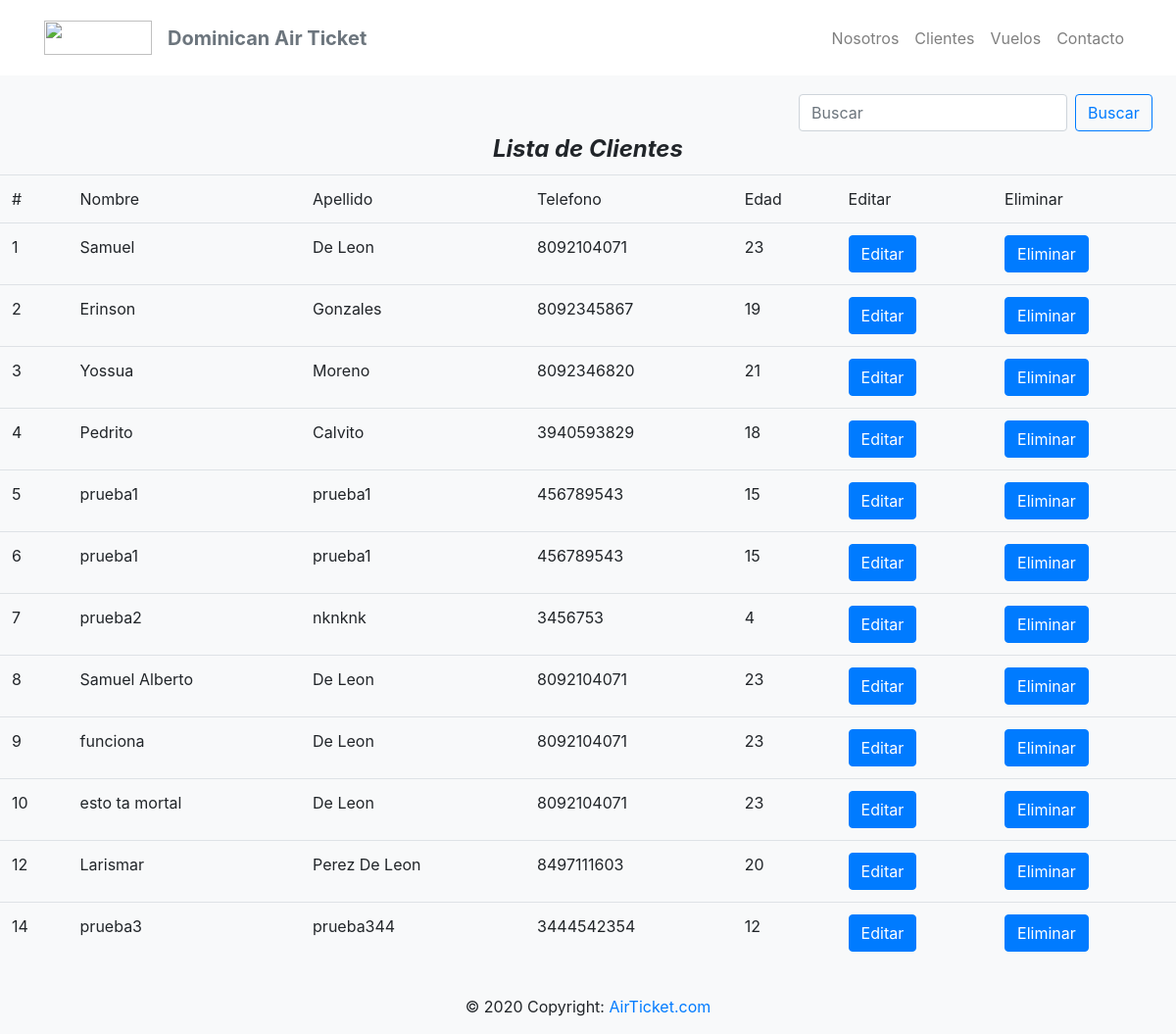
/reservar/clientes/, run on an earlier commit of the app's database.
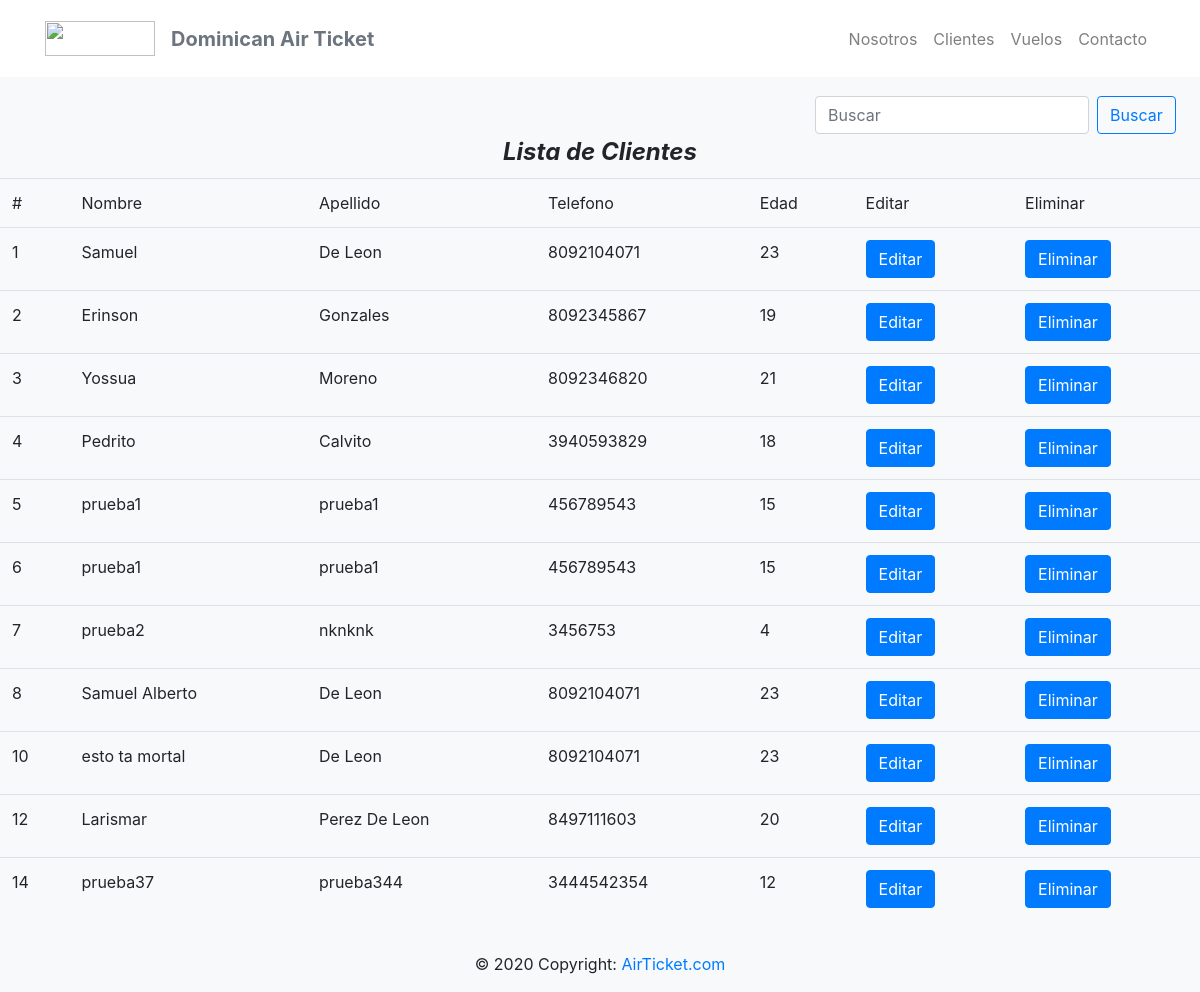
And on a later commit of the database.
### registro/models.py (models this page shows, shortened)
class Cliente(models.Model):
    nombre = models.CharField(
        max_length=50,
        validators= [MinLengthValidator(2, "Debe introducir dos caracteres")]
    )
    apellido = models.CharField(max_length=50
    )
    telefono = models.IntegerField(default=0)
    edad = models.IntegerField(default=0)

### registro/views.py (the view, shortened to what this page needs)
# urls.py: path('reservar/clientes/', views.clientes_view, name='clientes_view'),
def clientes_view(request):
    busqueda = request.GET.get("buscar")
    client = Cliente.objects.all()
    return render(request, 'clientes_view.html', {'clientes':client})

### registro/templates/clientes_view.html (shortened to what this page needs)
{% extends 'base.html' %}
{% block cont  %}
<br>
<div class="container col-md-4 offset-md-8" methond="GET" >
	<form class="form-inline my-2 my-lg-0">
		<input class="form-control mr-sm-2" type="search" placeholder="Buscar" aria-label="Search" name="buscar" value="{{ request.GET.buscar }}">
    	<button class="btn btn-outline-primary my-2 my-sm-0" type="submit">Buscar</button>
	</form>
</div>
<strong><legend class="text-center header font-italic">Lista de Clientes</legend></strong>
<table class="table table-boardered">
	<thead>
		<tr>
			<td>#</td>
			<td>Nombre</td>
			<td>Apellido</td>
			<td>Telefono</td>
			<td>Edad</td>
			<td>Editar</td>
			<td>Eliminar</td>
		</tr>
	</thead>
	<tbody>
        {% if clientes %}
        {% for cliente  in clientes %}
		<tr>
			<td>{{ cliente.id }}</td>
			<td>{{ cliente.nombre }}</td>
			<td>{{ cliente.apellido }}</td>
			<td>{{ cliente.telefono }}</td>
			<td>{{ cliente.edad }}</td>
			<td><a class="btn btn-primary btn-md" href="{% url 'clientes_edit' cliente.id %}">Editar</a></td>
			<td><a class="btn btn-primary btn-md" href="{% url 'clientes_delete' cliente.id %}">Eliminar</a></td>
		</tr>
        {% endfor %}
        {% else %}
        <h4>No hay registros</h4>
        {% endif %}
	</tbody>
</table>
{% endblock  %}

### registro/templates/base.html (shortened to what this page needs)
<!DOCTYPE html>
<html>
<head>
	<link rel="stylesheet" href="https://maxcdn.bootstrapcdn.com/bootstrap/4.0.0/css/bootstrap.min.css">
</head>
<body class="bg-light">
<nav class="navbar navbar-expand-lg navbar-light fixed-top py-3 bg-white" id="mainNav">
            <div class="container ">
                <a class="navbar-brand" href="{% url 'home' %}">
                  <img src="https://imgur.com/52ANBTK.jpg" width="110" height="35" alt="" loading="lazy">
                </a>
                <a class="navbar-brand js-scroll-trigger text-secondary" href="{% url 'home' %}"><strong>Dominican Air Ticket</strong></a>
                <div class="collapse navbar-collapse" id="navbarResponsive">
                    <ul class="navbar-nav ml-auto my-2 my-lg-0">
                        <li class="nav-item"><a class="nav-link js-scroll-trigger" href="{% url 'about' %}">Nosotros</a></li>
                        <li class="nav-item"><a class="nav-link js-scroll-trigger" href="{% url 'reservar' %}">Clientes</a></li>
                        <li class="nav-item"><a class="nav-link js-scroll-trigger" href="{% url 'vuelo' %}">Vuelos</a></li>
                        <li class="nav-item"><a class="nav-link js-scroll-trigger" href="{% url 'contac' %}">Contacto</a></li>
                    </ul>
                </div>
            </div>
</nav>
<br>
<br>
<br>
	{% block cont %}
	{% endblock %}
<footer class="page-footer font-small blue">
  <div class="footer-copyright text-center py-3">© 2020 Copyright:
    <a href="#"> AirTicket.com</a>
  </div>
</footer>
</body>
</html>

What changed in the data, as far as the page shows it:
removed Cliente: id "9", nombre "funciona", apellido "De Leon", telefono "8092104071", edad "23"
changed Cliente "prueba344": nombre "prueba3" → "prueba37"
